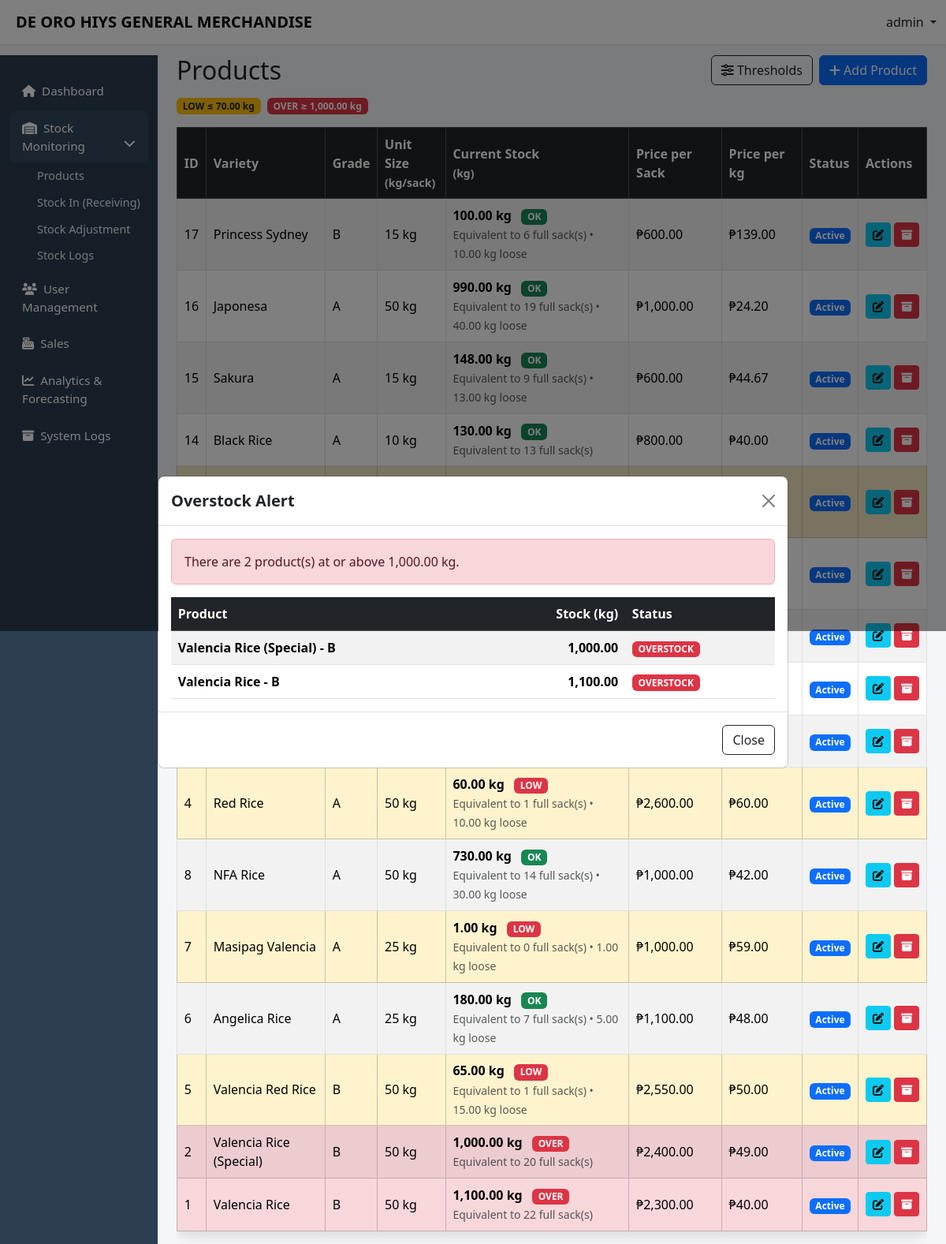
The app's page /capstone/admin/products.php (signed in) with its own data.
### tables this page shows
CREATE TABLE `stock_settings` (
  `id` tinyint(4) NOT NULL,
  `low_threshold_kg` decimal(10,2) NOT NULL DEFAULT 10.00,
  `over_threshold_kg` decimal(10,2) NOT NULL DEFAULT 1000.00,
  `updated_at` datetime DEFAULT current_timestamp() ON UPDATE current_timestamp()
);

CREATE TABLE `products` (
  `product_id` int(11) NOT NULL,
  `variety` varchar(100) DEFAULT NULL,
  `grade` enum('A','B') NOT NULL,
  `unit_weight_kg` decimal(10,2) DEFAULT NULL,
  `price_per_sack` decimal(10,2) NOT NULL,
  `price_per_kg` decimal(10,2) NOT NULL,
  `created_at` timestamp NOT NULL DEFAULT current_timestamp(),
  `archived` tinyint(1) NOT NULL DEFAULT 0,
  `stock_kg` decimal(10,2) NOT NULL DEFAULT 0.00
);

### capstone/admin/products.php (the view, shortened to what this page needs)
  <?php
  include '../config/db.php';
  $DEFAULT_LOW_STOCK_THRESHOLD  = 10;
  $DEFAULT_OVERSTOCK_THRESHOLD  = 1000;
  $settingsRow = null;
  $settingsRes = $conn->query("
      SELECT low_threshold_kg, over_threshold_kg
      FROM stock_settings
      WHERE id=1
      LIMIT 1
  ");
  if($settingsRes){
      $settingsRow = $settingsRes->fetch_assoc();
  }
  $LOW_STOCK_THRESHOLD  = (float)($settingsRow['low_threshold_kg'] ?? $DEFAULT_LOW_STOCK_THRESHOLD);
  $OVERSTOCK_THRESHOLD  = (float)($settingsRow['over_threshold_kg'] ?? $DEFAULT_OVERSTOCK_THRESHOLD);
  $sql = "
  SELECT
    p.*,
    IFNULL(SUM(
      CASE
        WHEN LOWER(it.type)='in' THEN it.qty_kg
        WHEN LOWER(it.type)='out' THEN -it.qty_kg
        WHEN LOWER(it.type)='adjust' THEN it.qty_kg
        ELSE 0
      END
    ), 0) AS stock_kg
  FROM products p
  LEFT JOIN inventory_transactions it ON it.product_id = p.product_id
  WHERE p.archived = 0
  GROUP BY p.product_id
  ORDER BY p.created_at DESC
  ";
  $productsRes = $conn->query($sql);
  $overItems = [];
  $products = [];
  if($productsRes && $productsRes->num_rows > 0){
      while($r = $productsRes->fetch_assoc()){
          $products[] = $r;
          $st = (float)$r['stock_kg'];
          if($st >= $OVERSTOCK_THRESHOLD){
              $overItems[] = [
                  'product' => ($r['variety'].' - '.$r['grade']),
                  'stock'   => $st
              ];
          }
      }
  }
  ?>
  <!DOCTYPE html>
  <html lang="en">
  <head>
  <link href="https://cdn.jsdelivr.net/npm/bootstrap@5.3.2/dist/css/bootstrap.min.css" rel="stylesheet">
  <link href="https://cdnjs.cloudflare.com/ajax/libs/font-awesome/6.5.1/css/all.min.css" rel="stylesheet">
  <link href="../css/layout.css" rel="stylesheet">
  </head>
  <body>
  <?php include '../includes/topnav.php'; ?>
  <div class="container-fluid">
  <div class="row">
  <?php include '../includes/admin_sidebar.php'; ?>
  <main class="col-lg-10 ms-sm-auto px-4 main-content">
  <div class="d-flex justify-content-between align-items-center flex-wrap gap-2">
    <h2 class="mb-0">Products</h2>
    <div class="d-flex gap-2">
      <button class="btn btn-outline-dark" data-bs-toggle="modal" data-bs-target="#thresholdModal">
        <i class="fas fa-sliders-h"></i> Thresholds
      </button>
      <button class="btn btn-primary" data-bs-toggle="modal" data-bs-target="#addProductModal">
        <i class="fas fa-plus"></i> Add Product
      </button>
    </div>
  </div>
  <div class="mt-3 d-flex flex-wrap gap-2">
    <span class="badge bg-warning text-dark">LOW ≤ <?= number_format($LOW_STOCK_THRESHOLD,2) ?> kg</span>
    <span class="badge bg-danger">OVER ≥ <?= number_format($OVERSTOCK_THRESHOLD,2) ?> kg</span>
  </div>
  <div class="table-responsive mt-3">
  <table class="table table-striped table-bordered modern-card align-middle">
  <thead class="table-dark">
  <tr>
  <th>ID</th>
  <th>Variety</th>
  <th>Grade</th>
  <th>Unit Size<br><small>(kg/sack)</small></th>
  <th>Current Stock<br><small>(kg)</small></th>
  <th>Price per Sack</th>
  <th>Price per kg</th>
  <th>Status</th>
  <th>Actions</th>
  </tr>
  </thead>
  <tbody>
  <?php if(count($products) > 0): ?>
  <?php foreach($products as $row): ?>
  <?php
    $stock = (float)$row['stock_kg'];
    $unit_weight = (float)($row['unit_weight_kg'] ?? 0);
$full_sacks = 0;
$remaining_kg = 0;
if($unit_weight > 0){
    $full_sacks = floor($stock / $unit_weight);
    $remaining_kg = $stock - ($full_sacks * $unit_weight);
}
    if($stock <= 0){
      $statusBadge = "<span class='badge bg-secondary ms-2'>OUT</span>";
    } elseif($stock >= $OVERSTOCK_THRESHOLD){
      $statusBadge = "<span class='badge bg-danger ms-2'>OVER</span>";
    } elseif($stock <= $LOW_STOCK_THRESHOLD){
      $statusBadge = "<span class='badge bg-danger ms-2'>LOW</span>";
    } else {
      $statusBadge = "<span class='badge bg-success ms-2'>OK</span>";
    }
    $rowClass = ($stock >= $OVERSTOCK_THRESHOLD) ? "table-danger" : (($stock <= $LOW_STOCK_THRESHOLD && $stock > 0) ? "table-warning" : "");
  ?>
  <tr class="<?= $rowClass ?>">
  <td><?= (int)$row['product_id'] ?></td>
  <td><?= htmlspecialchars($row['variety']) ?></td>
  <td><?= htmlspecialchars($row['grade']) ?></td>
  <td><?= number_format((float)($row['unit_weight_kg'] ?? 0),0) ?> kg</td>
  <td>
  <div>
    <strong><?= number_format($stock,2) ?> kg</strong> <?= $statusBadge ?>
  </div>
  <?php if($stock > 0): ?>
    <small class="text-muted">
  Equivalent to <?= $full_sacks ?> full sack(s)
  <?= $remaining_kg > 0 ? " • ".number_format($remaining_kg,2)." kg loose" : "" ?>
</small>
  <?php endif; ?>
</td>
 <td>₱<?= number_format((float)($row['price_per_sack'] ?? 0),2) ?></td>
<td>₱<?= number_format((float)($row['price_per_kg'] ?? 0),2) ?></td>
  <td><span class="badge bg-primary">Active</span></td>
  <td class="text-nowrap">
      <button class="btn btn-sm btn-info" data-bs-toggle="modal" data-bs-target="#editProductModal<?= (int)$row['product_id'] ?>">
        <i class="fas fa-edit"></i>
      </button>
      <a href="products.php?archive=<?= (int)$row['product_id'] ?>" class="btn btn-sm btn-danger"
        onclick="return confirm('Archive this product?')">
        <i class="fas fa-archive"></i>
      </a>
  </td>
  </tr>
  <?php endforeach; ?>
  <?php else: ?>
  <tr><td colspan="9" class="text-center text-muted">No active products found.</td></tr>
  <?php endif; ?>
  </tbody>
  </table>
  </div>
  <?php if(count($overItems) > 0): ?>
  <div class="modal fade" id="overStockModal" tabindex="-1" aria-hidden="true">
    <div class="modal-dialog modal-lg modal-dialog-centered">
      <div class="modal-content">
        <div class="modal-header">
          <h5 class="modal-title fw-bold">Overstock Alert</h5>
          <button type="button" class="btn-close" data-bs-dismiss="modal"></button>
        </div>
        <div class="modal-body">
          <div class="alert alert-danger mb-3">
            There are <?= count($overItems) ?> product(s) at or above <?= number_format($OVERSTOCK_THRESHOLD,2) ?> kg.
          </div>
          <div class="table-responsive">
            <table class="table table-sm table-striped align-middle mb-0">
              <thead class="table-dark">
                <tr>
                  <th>Product</th>
                  <th class="text-end">Stock (kg)</th>
                  <th>Status</th>
                </tr>
              </thead>
              <tbody>
                <?php foreach($overItems as $oi): ?>
                  <tr>
                    <td class="fw-semibold"><?= htmlspecialchars($oi['product']) ?></td>
                    <td class="text-end fw-bold"><?= number_format((float)$oi['stock'],2) ?></td>
                    <td><span class="badge bg-danger">OVERSTOCK</span></td>
                  </tr>
                <?php endforeach; ?>
              </tbody>
            </table>
          </div>
        </div>
        <div class="modal-footer">
          <button class="btn btn-outline-dark" type="button" data-bs-dismiss="modal">Close</button>
        </div>
      </div>
    </div>
  </div>
  <?php endif; ?>
  </main>
  </div>
  </div>
  </body>
  </html>

### capstone/css/layout.css (style rules this page uses)
body { background:#f4f6f9; padding-top: 60px; }
.modern-card { border-radius:14px; box-shadow:0 6px 16px rgba(0,0,0,.12); transition:.3s; }
.main-content { padding-top:0px; }
.modal { z-index: 1055; }
.table td, .table th { padding:0.55rem; vertical-align: middle; }
.table td,.table th { vertical-align:middle; }
table td, .table th { padding:0.55rem; vertical-align: middle; }
body { background:#f4f6f9; padding-top:70px; }
.modern-card { border-radius:14px; box-shadow:0 6px 16px rgba(0,0,0,.12); }
.table td, .table th { vertical-align: middle; }

### records on screen
stock_settings: low_threshold_kg "70.00", over_threshold_kg "1,000.00"
products: product_id "17", variety "Princess Sydney", grade "B", unit_weight_kg "15", stock "100.00", shows "OK", full_sacks "6", remaining_kg "10.00", price_per_sack "600.00", price_per_kg "139.00"
products: product_id "16", variety "Japonesa", grade "A", unit_weight_kg "50", stock "990.00", shows "OK", full_sacks "19", remaining_kg "40.00", price_per_sack "1,000.00", price_per_kg "24.20"
products: product_id "15", variety "Sakura", grade "A", unit_weight_kg "15", stock "148.00", shows "OK", full_sacks "9", remaining_kg "13.00", price_per_sack "600.00", price_per_kg "44.67"
products: product_id "14", variety "Black Rice", grade "A", unit_weight_kg "10", stock "130.00", shows "OK", full_sacks "13", price_per_sack "800.00", price_per_kg "40.00"
products: product_id "4", variety "Red Rice", grade "A", unit_weight_kg "50", stock "60.00", shows "LOW", full_sacks "1", remaining_kg "10.00", price_per_sack "2,600.00", price_per_kg "60.00"
products: product_id "8", variety "NFA Rice", grade "A", unit_weight_kg "50", stock "730.00", shows "OK", full_sacks "14", remaining_kg "30.00", price_per_sack "1,000.00", price_per_kg "42.00"
products: product_id "7", variety "Masipag Valencia", grade "A", unit_weight_kg "25", stock "1.00", shows "LOW", full_sacks "0", remaining_kg "1.00", price_per_sack "1,000.00", price_per_kg "59.00"
products: product_id "6", variety "Angelica Rice", grade "A", unit_weight_kg "25", stock "180.00", shows "OK", full_sacks "7", remaining_kg "5.00", price_per_sack "1,100.00", price_per_kg "48.00"
products: product_id "5", variety "Valencia Red Rice", grade "B", unit_weight_kg "50", stock "65.00", shows "LOW", full_sacks "1", remaining_kg "15.00", price_per_sack "2,550.00", price_per_kg "50.00"
products: product_id "2", variety "Valencia Rice (Special)", grade "B", unit_weight_kg "50", stock "1,000.00", shows "OVER", full_sacks "20", price_per_sack "2,400.00", price_per_kg "49.00"
products: product_id "1", variety "Valencia Rice", grade "B", unit_weight_kg "50", stock "1,100.00", shows "OVER", full_sacks "22", price_per_sack "2,300.00", price_per_kg "40.00"

### other values on screen
$username "admin"
count($overItems) "2"
$oi['product'] "Valencia Rice (Special) - B"
$oi['stock'] "1,000.00"
$oi['product'] "Valencia Rice - B"
$oi['stock'] "1,100.00"
